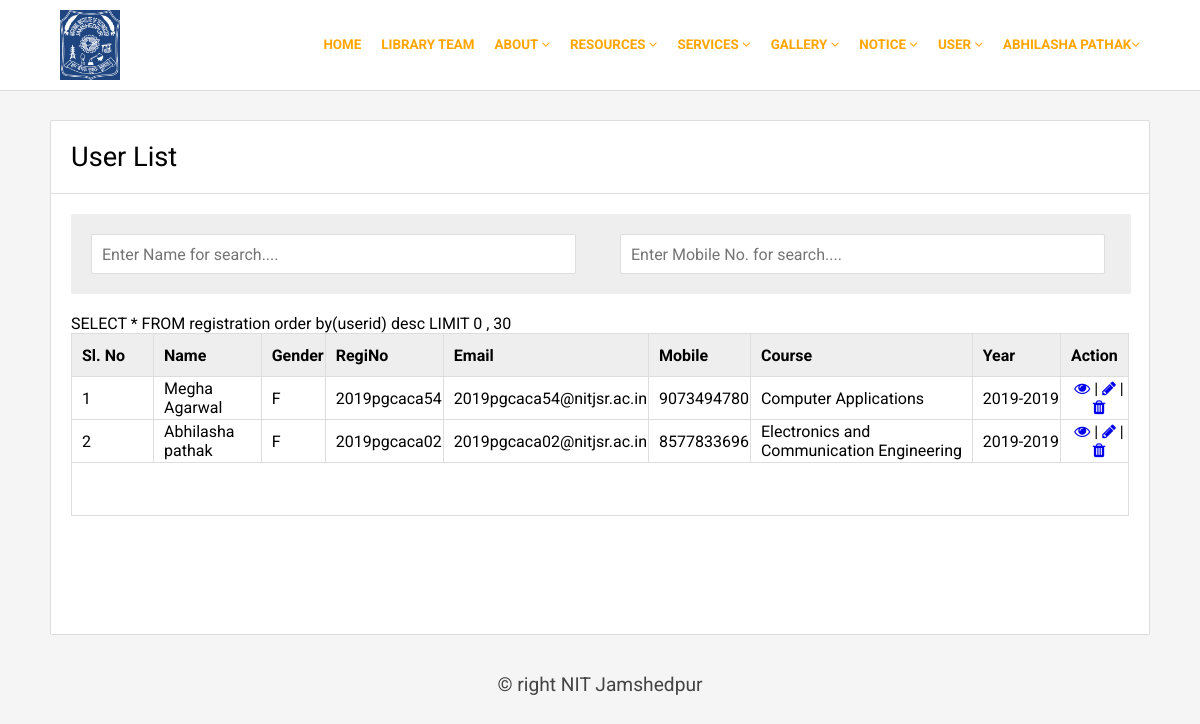
The app's page /showusers.php (signed in) with its own data.
### tables this page shows
CREATE TABLE `registration` (
  `UserId` int(255) NOT NULL,
  `Name` varchar(255) NOT NULL,
  `Email` varchar(255) NOT NULL,
  `MobileNo` varchar(10) NOT NULL,
  `Gender` varchar(10) NOT NULL,
  `Password` varchar(255) NOT NULL,
  `Confirmpassword` varchar(255) NOT NULL,
  `Type` varchar(255) NOT NULL,
  `Branch` varchar(255) NOT NULL,
  `Regno` varchar(20) DEFAULT NULL,
  `image` varchar(250) NOT NULL
);

### showusers.php (the view, shortened to what this page needs)
<?php
$sesuser=$_SESSION['sesuser'];
include('comman/connect.php');
$data=mysqli_fetch_array($con->query("select * from registration where email='$sesuser'"));
	include_once "subscriber_function.php";
	if(isset($_GET["page"])){
		$page = (int)$_GET["page"];
		$i=($page-1)*30;
	}
	else{
	$page = 1;
	$i=0;
	}
	$setLimit = 30;
	$pageLimit = ($page * $setLimit) - $setLimit;
?>
<!DOCTYPE html>
<html>
<head>
	<link rel="stylesheet" type="text/css" href="css/style1.css">
	<link rel="stylesheet" type="text/css" href="css/font-awesome.css">
	<link rel="stylesheet" href="https://cdnjs.cloudflare.com/ajax/libs/font-awesome/4.7.0/css/font-awesome.min.css">
</head>
<body>
<?php include('comman/menu.php');?>
<div class="main">
	<div class="hedding">User List</div>
	<div class="form">
		<div class="searchform">
			<input type="search" name="name" placeholder="Enter Name for search...." id="name" onkeypress="dis()">
			<input type="search" name="mobile" placeholder="Enter Mobile No. for search...." id="mobile" onkeypress="dis2()">
		</div>
		<div id="data">
		<table border="1">
			<tr class="tr">
				<td width="70">Sl. No</td>
				<td>Name</td>
				<td>Gender</td>
				<td>RegiNo</td>
				<td>Email</td>
				<td>Mobile</td>
				<td>Course</td>
				<td>Year</td>
				<td>Action</td>
			</tr>
			<?php
				$sql = "SELECT * FROM registration order by(userid) desc LIMIT ".$pageLimit." , ".$setLimit;
				$res=$con->query($sql);
				while($row=mysqli_fetch_array($res))
				{ $id=$row['UserId'];
					echo "<tr>";
						echo "<td>".++$i."</td>";
						echo "<td>".$row['Name']."</td>";
						echo "<td>".$row['Gender']."</td>";
						echo "<td>".$row['Regno']."</td>";
						echo "<td>".$row['Email']."</td>";
						echo "<td>".$row['MobileNo']."</td>";
						echo "<td>".$row['Branch']."</td>";
						echo "<td>".substr($row['Regno'],0,4)."-".substr($row['Regno'],0,4)."</td>";
						echo "<td align='center'>
								<a href='userview.php?id=".$id."'><i class='fa fa-eye'></i></a> | <a href='usersedit.php?id=".$id."'><i class='fa fa-pencil'></i></a> |
								<a href='delete.php?id=".$id."&&tname=account1'><i class='fa fa-trash'></i></a>
						</td>";
					echo "</tr>";
				}
				echo "<tr>
						<td colspan='9'>
						<div class='pagination'>".
							displayPaginationBelow($setLimit,$page).
						"</div></td>
					</tr>";
			?>
		</table>
		</div>
	</div>
</div>
<?php include('comman/footer.php');?>
</body>
</html>

### comman/menu.php (shortened to what this page needs)
<div class="top">
	<div class="topmain">
		<div class="logo">
			<img src="image/logo.png" height="70" width="60" style="background-color: #1f4580; margin: 10px;">
		</div>
		<div class="menu" style="font-size:0.837rem;font-weight:bold;">
			<ul>
				<li><a href=""><?php echo $data['Name'];?><i class="fa fa-angle-down"></i></a>
				</li>
				<li><a href="">User <i class="fa fa-angle-down"></i></a>
				</li>
				<li><a href="">Notice <i class="fa fa-angle-down"></i></a>
				</li>
				<li><a href="">Gallery <i class="fa fa-angle-down"></i></a>
				</li>
				<li><a href="">Services <i class="fa fa-angle-down"></i></a>
				</li>
				<li><a href="">Resources <i class="fa fa-angle-down"></i></a>
				</li>
				<li><a href="#">About <i class="fa fa-angle-down"></i></a>
				</li>
				<li><a href="libcom.php">Library Team </a></li>
				<li><a href="home.php">Home</a></li>
			</ul>
		</div>
	</div>
</div>

### css/style1.css (style rules this page uses)
body { margin: 0px; padding: 0px; background: #f5f5f5; font-family: 'Roboto', sans-serif; }
.top { width: 100%; height: 90px; background: #FFF; border-bottom: 1px solid #ddd; position: fixed; z-index: 10000; }
.topmain { width: 1100px; height: 100%; margin: auto; }
.logo { width: 200px; height: 100%; float: left; }
.menu { width: 850px; height: 50px; float: right; margin-top: 25px; }
.menu ul { list-style: none; margin: 0px; padding: 0px; }
.menu li { float:right; }
.menu li a { padding: 0px 10px 0px 10px; height: 40px; line-height: 40px; display: block; color: orange; text-decoration: none; text-transform: uppercase; font-size: 1em; }
.main { width: 1100px; min-height: 100px; border-radius: 2px; margin: auto; top: 120px; position: relative; }
.form { padding: 20px; background: #FFF; border-radius: 0px 0px 2px 2px; border: 1px solid #ddd; border-top: none; min-height: 400px; }
.hedding { font-size: 1.7em; padding: 20px; border-radius: 2px 2px 0px 0px; background: #FFF; border: 1px solid #ddd; }
.form table { font-size: 1em; width: 100%; border-collapse: collapse; border: 1px solid #ddd; }
.form td { height: 40px; padding-left: 10px; border-color: #ddd; }
.tr { font-weight: bold; background: #eee; }
.form input, textarea, select { width: 300px; height: 35px; border: 1px solid #ddd; border-radius: 2px; margin: 10px; font-size: .9em; padding-left: 10px; font-family: 'Roboto', sans-serif; color: #444; }
.searchform { width: 1060px; height: 80px; margin-bottom: 20px; border-radius: 2px; background: #eee; }
.searchform input[type=search] { font-size: 1em; padding-left: 10px; font-family: 'Roboto', sans-serif; color: #444; width: 485px; height: 40px; margin: 20px; }
.pagination { width: 100%; text-align: center; padding-top: 50px; }

### records on screen
registration: Name "ABHILASHA PATHAK", Name "Abhilasha pathak", Gender "F", Regno "2019pgcaca02", Email "2019pgcaca02@nitjsr.ac.in", MobileNo "8577833696", Branch "Electronics and Communication Engineering", Regno "2019"
registration: Name "Megha Agarwal", Gender "F", Regno "2019pgcaca54", Email "2019pgcaca54@nitjsr.ac.in", MobileNo "9073494780", Branch "Computer Applications", Regno "2019"
